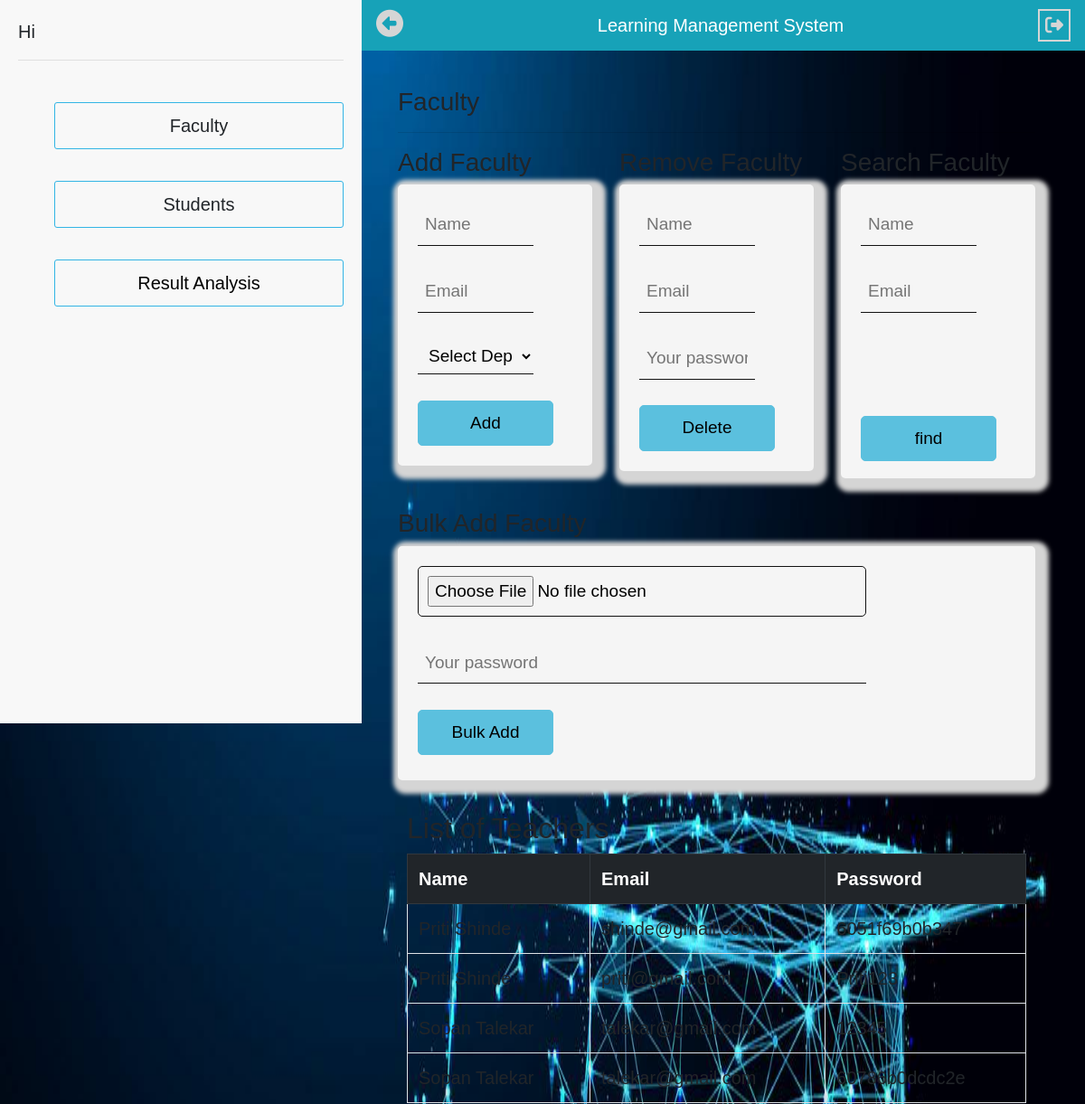
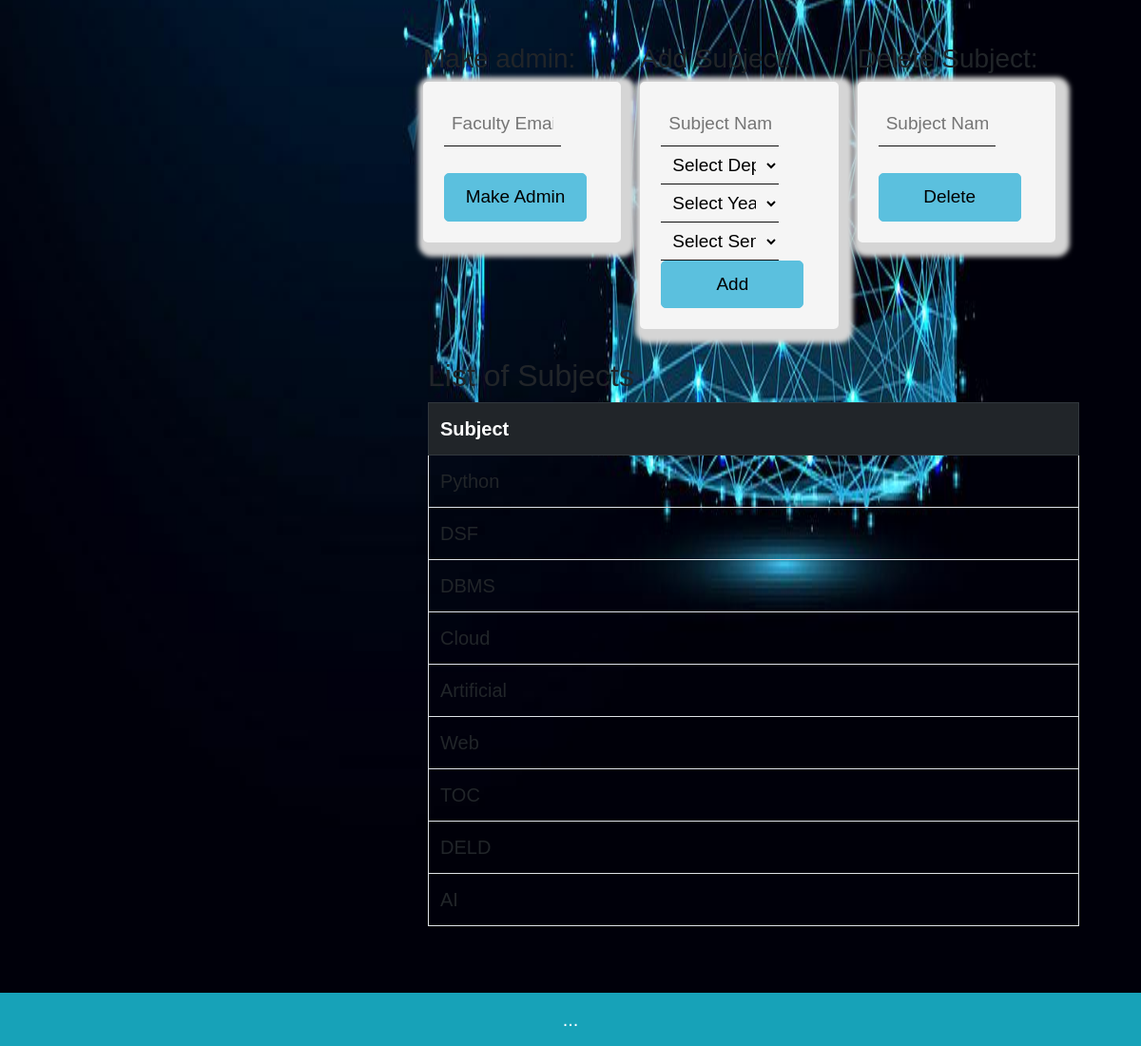
/Admin/admin.php, run on the app's committed database (2 pictures, top to bottom).
### tables this page shows
CREATE TABLE `teachers` (
  `teacher_Id` int(11) NOT NULL,
  `email` varchar(255) NOT NULL,
  `name` varchar(255) NOT NULL,
  `subject` varchar(255) NOT NULL,
  `dept_Id` int(11) NOT NULL,
  `Password` varchar(50) NOT NULL
);

CREATE TABLE `subjects` (
  `subject_Id` int(11) NOT NULL,
  `subject` varchar(255) NOT NULL,
  `year` varchar(3) NOT NULL,
  `dept` varchar(255) NOT NULL,
  `sem` int(11) NOT NULL
);

### Admin/adminFaculty.php (shortened to what this page needs)
<div id="faculty" style="display: none;">
  <h3>Faculty</h3>
  <hr>
  <div class="row">
    <div class="col adminpad">
      <h3>Add Faculty</h3>
      <form method='POST' action='admin.php' class="fc">
        <input type="text" name="name" placeholder="Name"><br><br>
        <input type="email" name="email" placeholder="Email"><br><br>
        <select name="dept" id="dept">
          <option value="">Select Department</option>
        </select><br><br>
        <input type="submit" name="addfaculty" value="Add">&nbsp;&nbsp;&nbsp;
      </form>
    </div>
    <div class="col adminpad">
      <h3>Remove Faculty</h3>
      <form method='POST' action='admin.php' class="fc">
        <input type="text" name="name" placeholder="Name"><br><br>
        <input type="email" name="email" placeholder="Email"><br><br>
        <input type="password" name="password" placeholder="Your password"><br><br>
        <input type="submit" name="delfaculty" value="Delete">
      </form>
    </div>
    <div class="col adminpad">
      <h3>Search Faculty</h3>
      <div class="fc" style="height: 88%;">
        <form method='POST' action='admin.php'>
          <input type="text" name="name" placeholder="Name"><br><br>
          <input type="email" name="email" placeholder="Email" id="find"><br><br><br>
          <br><br>
          <input type="submit" name="findteacher" value="find">
        </form>
      </div>
    </div>
    <div class="col adminpad">
      <h3>Bulk Add Faculty</h3>
      <form method='POST' action='admin.php' class="fc" style="height: 88%;" enctype='multipart/form-data'>
        <input type="file" name="fl"><br><br>
        <input type="password" name="password" placeholder="Your password"><br><br>
        <input type="submit" name="bulkaddfaculty" value="Bulk Add">
      </form>
    </div>
  </div>
  <div class="table-responsive pad">
    <table class="table table-bordered  table-striped">
      <h2>List of Teachers</h2>
      <tr class="thead-dark">
        <th>Name</th>
        <th>Email</th>
        <th>Password</th>
      </tr>
      <?php
       $q = "SELECT * FROM teachers ORDER BY name asc";
       $run = mysqli_query($conn, $q);
       while ($row = mysqli_fetch_assoc($run)) {
         echo "<tr><td>" . $row['name'] . "</td>
    <td>" . $row['email'] . "</td>
    <td>" . $row['Password'] . "</td>
     <input type='hidden' name='em' value='" . $row['email'] . "'>";
       }
       ?>
    </table>
  </div>
  <div class="row pad" style="width: 100%; ">
    <div class="col-lg-4 sm-12 md-12 pad">
      <span>
        <h3>Make admin:</h3>
      </span>
      <form class="fc" method="post" action="admin.php"><input type="email" name="email" placeholder="Faculty Email"><br><br><input type="submit" name="mkadmin" value="Make Admin"></form>
    </div>
    <div class="col-lg-4 sm-12 md-12 pad">
      <span>
        <h3>Add Subject:</h3>
      </span>
      <form class="fc" method="post" action="admin.php">
        <input type="text" name="sub" placeholder="Subject Name">
        <select name="dept" id="dept">
          <option value="">Select Department</option>
        </select>
        <select name="year" id="year">
          <option value="" disabled selected>Select Year</option>
        </select>
        <select name="sem" id="sem">
          <option value="" disabled selected>Select Semester</option>
        </select>
        <input type="submit" name="addsub" value="Add">
      </form>
    </div>
    <div class="col-lg-4 sm-12 md-12 pad">
      <span>
        <h3>Delete Subject:</h3>
      </span>
      <form class="fc" method="post" action="admin.php"><input type="text" name="sub" placeholder="Subject Name"><br><br><input type="submit" name="delsub" value="Delete"></form>
    </div>
  </div>
  <div class="table-responsive pad">
    <h2>List of Subjects</h2>
    <table class="table table-bordered  table-striped">
      <tr class="thead-dark">
        <th>Subject</th>
      </tr>
      <?php
       $q = "SELECT * FROM subjects";
       $run = mysqli_query($conn, $q);
       while ($row = mysqli_fetch_assoc($run)) {
         echo "<tr><td>" . $row['subject'] . "</td>";
       }
       ?>
    </table>
  </div>
</div>
</div>

### style.php (style rules this page uses)
body { align-items: center; background-color: #F6F6F6; background-image: url('background.png'); background-repeat: no-repeat; background-attachment: fixed; background-size: 100% 100%; font-family: 'Trebuchet MS', sans-serif; font-size: 20px; -webkit-user-select: none; -moz-user-select: none; -ms-user-select: none; user-select: none; }
.adminpad { padding-bottom: 30px; }
.pad { padding: 10px; }
.fc { padding: 20px; background-color: #f5f5f5; border-radius: 5px; border: 2px solid #f5f5f5; box-shadow: 5px 5px 5px 10px #d5d5d5; font-size: 19px; }
.fc input, select { border: none; border-bottom: 1px solid #121212; background-color: #f5f5f5; padding: 8px; width: 75%; display: inline-block; }
.fc input[type=submit] { background-color: #5bc0de; border: 1px solid #5bc0de; color: black; padding: 10px; border-radius: 5px; width: 150px; }
.fc input[type=file] { background-color: #f5f5f5; border: 1px solid #121212; color: black; padding: 10px; border-radius: 5px; }

### data on the page
teachers: name "Priti Shinde", email "shinde@gmail.com", Password "6051f69b0b347"
teachers: name "Priti Shinde", email "priti@gmail.com", Password "Priti123"
teachers: name "Sopan Talekar", email "talekar@gmail.com", Password "12345"
teachers: name "Sopan Talekar", email "talekar@gmail.com", Password "60786b0dcdc2e"
subjects: subject "Python"
subjects: subject "DSF"
subjects: subject "DBMS"
subjects: subject "Cloud"
subjects: subject "Artificial"
subjects: subject "Web"
subjects: subject "TOC"
subjects: subject "DELD"
subjects: subject "AI"
